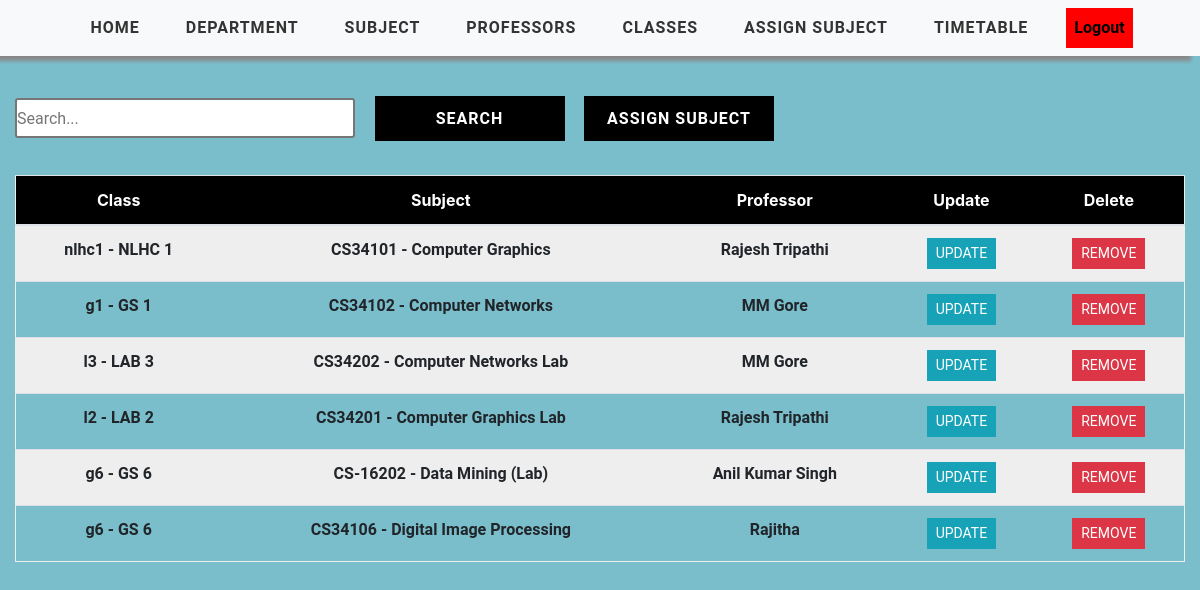
Screenshot of /classcourse/ (signed in) with the database file from the repository.
### timetableapp/models.py (models this page shows, shortened)
class ClassCourse(models.Model):
    user = models.ForeignKey(User, on_delete=models.CASCADE, null=True, blank=True)
    class Meta:
        unique_together = ('user','class_id', 'course_id')
    class_id = models.ForeignKey(Class, on_delete=models.CASCADE)
    professor_id = models.ForeignKey(Professor, on_delete=models.CASCADE, null=True, blank=True)
    course_id = models.ForeignKey(Course, on_delete=models.CASCADE)

class Class(models.Model):
    WEEK_DAY = (
    ('Monday', 'Monday'),
    ('Tuesday', 'Tuesday'),
    ('Wednesday', 'Wednesday'),
    ('Thursday', 'Thursday'),
    ('Friday', 'Friday'),
    ('Saturday', 'Saturday')
    )
    user = models.ForeignKey(User, on_delete=models.CASCADE, null=True, blank=True)
    class_id = models.CharField(max_length=2000)
    class_name = models.CharField(max_length=2000)
    class_strength=models.IntegerField(null=True,default=100)
    week_day = MultiSelectField(max_length=2000, choices=WEEK_DAY, max_choices=6)
    no_sessions = models.PositiveIntegerField(default = 8)
    class_mins = models.PositiveIntegerField(default = 60)
    start_time = models.TimeField(default=time(8,00))
    end_time = models.TimeField(default=time(18,00))
    break_start = models.TimeField(null=True,blank=True, default=time(12,00))
    break_end = models.TimeField(null=True,blank=True, default=time(13,00))
    class Meta:
        unique_together = ('user','class_id')
    def __str__(self):
        return self.class_id + ' - ' + self.class_name

class Course(models.Model):
    COURSE_TYPE = (
        ('Theory', 'Theory'),
        ('Lab', 'Lab')
    )
    user = models.ForeignKey(User, on_delete=models.CASCADE, null=True, blank=True)
    department = models.ForeignKey(Department, on_delete=models.CASCADE)
    professor = models.ForeignKey(Professor, on_delete=models.CASCADE)
    course_id = models.CharField(max_length=1000)
    course_name = models.CharField(max_length=1000)
    course_type = models.CharField(max_length=200, choices=COURSE_TYPE)
    credit_hours = models.PositiveIntegerField()
    contact_hours = models.PositiveIntegerField()
    class Meta:
        unique_together = ('user','course_id')
    def __str__(self):
        return self.course_id + ' - ' + self.course_name

class Professor(models.Model):
    user = models.ForeignKey(User, on_delete=models.CASCADE, null=True, blank=True)
    professor_id = models.CharField(max_length=2000,primary_key=True)
    professor_name = models.CharField(max_length=2000)
    dob = models.DateField(default=datetime.datetime.today().strftime('%Y-%m-%d'))
    working_hours = models.IntegerField(null=True,default=100)
    available_hours = models.IntegerField(null=True,default=100)
    professor_email = models.EmailField(default="")
    def __str__(self):
        return self.professor_name

### timetableapp/views.py (the view)
# urls.py: path('classcourse/', views.ClassCourseTable, name='view-classcourse'),
@login_required(login_url='login')
def ClassCourseTable(request):
    AssignList= ClassCourse.objects.filter()
    context = {'AssignList': AssignList}
    return render(request, 'classCourse/ClassCourseTable.html', context)

### timetableapp/templates/classCourse/ClassCourseTable.html
{% extends 'timetableapp/main.html' %}
{% load static %}
{% block content %}
<div class="viewcontainer">
    <div class="container-fluid">
    <div class="search">
        <input type="text" class="searchbox" placeholder="Search...">
        <input type="submit" value="Search" class="searchButton">
        <a href="{% url 'add-classcourse' %}"><button class="searchButton">Assign Subject </button></a>
    </div>
    <div style="overflow-x:auto">
        <table class="table text-center">
            <thead class="table-header" style="color: white;">
			<tr>
                <div class="header__item filter__link" >
                   <th scope="col" class="text-center">Class</th>
                </div>
                <div class="header__item filter__link">
                  <th class="text-center" scope="col">Subject</th>
                </div>
                <div class="header__item filter__link">
                   <th class="text-center" scope="col">Professor</th>
                </div>
                <div class="header__item filter__link">
                    <th class="text-center" scope="col">Update</th>
                </div>
                <div class="header__item filter__link">
                     <th class="text-center" scope="col">Delete</th>
                </div>
			</tr>
            </thead>
			<tbody class="tab-content">
                {% for assign in AssignList %}
				<tr class="table-row text-center">
                        <th scope="row" class="table-data" style="height: 10vh important;">{{ assign.class_id }}</th>
						<th scope="row" class="table-data" style="height: min-content;" >{{ assign.course_id }}</th>
						<th scope="row" class="table-data"style="height: min-content;"> {{ assign.professor_id}}</th>
                        <th scope="row" class="table-data"style="height: min-content;"> <a href="{% url 'update-classcourse' assign.id %}" class="btn btn-sm btn-info">Update</a></th>
                        <th scope="row" class="table-data"style="height: min-content;"> <a href="{% url 'delete-classcourse' assign.id %}" class="btn btn-sm btn-danger" >Remove</a></th>
					</tr>
                {% endfor %}
            </tbody>
        </table>
      </div>
    </div>
</div>
{% endblock %}

### static/css/style.css (style rules this page uses)
a { cursor: pointer; }

### static/css/tables.css (style rules this page uses)
*, *:before, *:after { box-sizing: border-box; }
body { font-family: "Roboto", sans-serif; margin: 0; background-color: white; }
.table { border: 1px solid #eeeeee; overflow-y: auto; overflow-x: auto; height: max-content; }
.table-header { width: 100%; background: #000; padding: 18px 0; top: 0; }
.table-row { width: 100%; padding: 18px 0; }
.table-row:nth-of-type(odd) { background: #eeeeee; }
.table-data, .header__item { flex: 1 1 20%; text-align: center; font-family: Roboto, sans-serif; font-weight: bold; }
.header__item { text-transform: uppercase; }
.filter__link { color: white; text-decoration: none; position: relative; display: inline-block; padding-left: 24px; padding-right: 24px; }
.filter__link::after { content: ""; position: absolute; right: -18px; color: white; font-size: 12px; top: 50%; transform: translateY(-50%); }
.btn { border-radius: 0 !important; font-family: Roboto, sans-serif !important; text-transform: uppercase; }
.search { display: inline-block; }
.searchbox { width: 340px; height: 40px; border-style: solid; border-radius: 3px; font-family: Roboto, sans-serif; text-align: justify; }
.searchButton { width: 190px; height: 45px ; font-family: Roboto, sans-serif; text-transform: uppercase; letter-spacing: 1px; font-weight: bolder; color: white ; background: black; margin-left: 15px; margin-top: 40px; border-color: black ; border-radius: 0 ; border-style: solid; border-width: 3px ; }

### static/css/add.css (style rules this page uses)
* { margin:0; padding:0; box-sizing: border-box; }
.viewcontainer { background-color: #7abecc; min-height: 100vh; }
.container-fluid { display: flex; flex-direction: column; gap:10px; }

### static/css/nav.css (style rules this page uses)
* { margin:0; padding:0; box-sizing: border-box; }

### rows the page displays
ClassCourse: class_id "nlhc1 - NLHC 1", course_id "CS34101 - Computer Graphics", professor_id "Rajesh Tripathi"
ClassCourse: class_id "g1 - GS 1", course_id "CS34102 - Computer Networks", professor_id "MM Gore"
ClassCourse: class_id "l3 - LAB 3", course_id "CS34202 - Computer Networks Lab", professor_id "MM Gore"
ClassCourse: class_id "l2 - LAB 2", course_id "CS34201 - Computer Graphics Lab", professor_id "Rajesh Tripathi"
ClassCourse: class_id "g6 - GS 6", course_id "CS-16202 - Data Mining (Lab)", professor_id "Anil Kumar Singh"
ClassCourse: class_id "g6 - GS 6", course_id "CS34106 - Digital Image Processing", professor_id "Rajitha"
